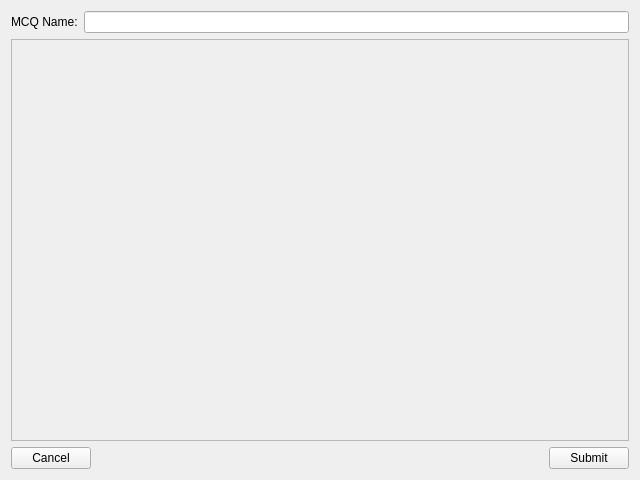
<?xml version="1.0" encoding="UTF-8"?>
<ui version="4.0">
 <class>MCQWriteWindow</class>
 <widget class="QWidget" name="MCQWriteWindow">
  <property name="geometry">
   <rect>
    <x>0</x>
    <y>0</y>
    <width>640</width>
    <height>480</height>
   </rect>
  </property>
  <property name="windowTitle">
   <string>Create MCQ</string>
  </property>
  <layout class="QVBoxLayout" name="verticalLayout">
   <item>
    <layout class="QHBoxLayout" name="horizontalLayout_2">
     <item>
      <widget class="QLabel" name="label">
       <property name="text">
        <string>MCQ Name:</string>
       </property>
      </widget>
     </item>
     <item>
      <widget class="QLineEdit" name="edit_name"/>
     </item>
    </layout>
   </item>
   <item>
    <widget class="QScrollArea" name="scrollArea">
     <property name="sizePolicy">
      <sizepolicy hsizetype="MinimumExpanding" vsizetype="MinimumExpanding">
       <horstretch>0</horstretch>
       <verstretch>0</verstretch>
      </sizepolicy>
     </property>
     <property name="minimumSize">
      <size>
       <width>0</width>
       <height>0</height>
      </size>
     </property>
     <property name="verticalScrollBarPolicy">
      <enum>Qt::ScrollBarAsNeeded</enum>
     </property>
     <property name="horizontalScrollBarPolicy">
      <enum>Qt::ScrollBarAlwaysOff</enum>
     </property>
     <property name="widgetResizable">
      <bool>true</bool>
     </property>
     <property name="alignment">
      <set>Qt::AlignLeading|Qt::AlignLeft|Qt::AlignTop</set>
     </property>
     <widget class="QWidget" name="scroll_area">
      <property name="geometry">
       <rect>
        <x>0</x>
        <y>0</y>
        <width>620</width>
        <height>401</height>
       </rect>
      </property>
      <layout class="QVBoxLayout" name="verticalLayout_3">
       <item>
        <layout class="QVBoxLayout" name="body"/>
       </item>
      </layout>
     </widget>
    </widget>
   </item>
   <item>
    <layout class="QHBoxLayout" name="horizontalLayout">
     <item>
      <widget class="QPushButton" name="button_cancel">
       <property name="text">
        <string>Cancel</string>
       </property>
      </widget>
     </item>
     <item>
      <spacer name="horizontalSpacer">
       <property name="orientation">
        <enum>Qt::Horizontal</enum>
       </property>
       <property name="sizeHint" stdset="0">
        <size>
         <width>40</width>
         <height>20</height>
        </size>
       </property>
      </spacer>
     </item>
     <item>
      <widget class="QPushButton" name="button_submit">
       <property name="enabled">
        <bool>true</bool>
       </property>
       <property name="text">
        <string>Submit</string>
       </property>
      </widget>
     </item>
    </layout>
   </item>
  </layout>
 </widget>
 <resources/>
 <connections/>
</ui>
